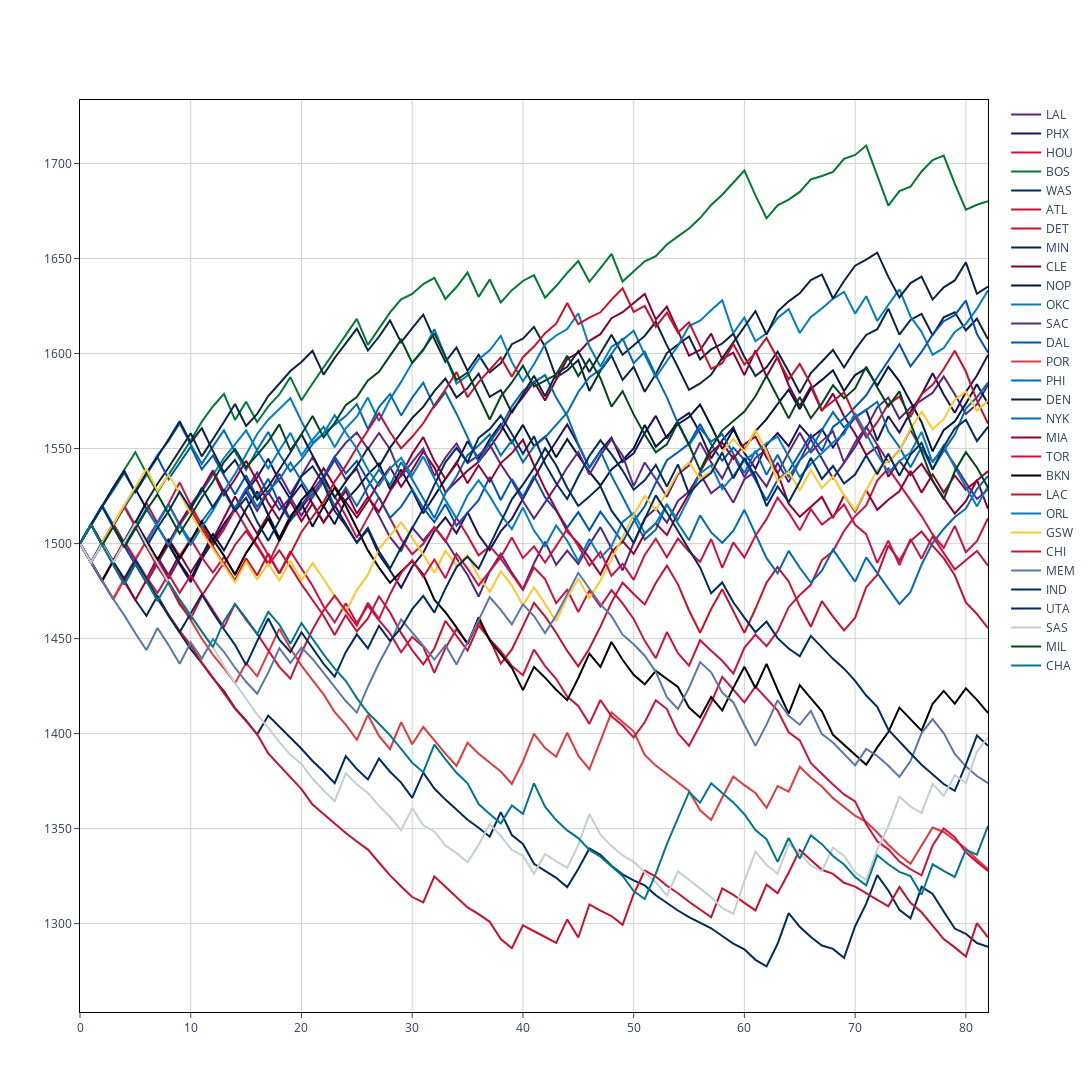

Notebook source saved alongside this figure:
### Code cell
games = list(range(0, 83))

fig = go.Figure() # ha ha
for team, elo in elo_histories.items():
    fig.add_trace(go.Scatter(x=games, y=elo,
                             mode='lines',
                             name=TEAM_ABBRS[team],
                             line=dict(color=TEAM_COLORS[team])))
    

fig.update_layout(
    autosize=False,
    width=2000,
    height=1200,
    plot_bgcolor='white'
)

fig.update_xaxes(
    mirror=True,
    ticks='outside',
    showline=True,
    linecolor='black',
    gridcolor='lightgrey'
)
fig.update_yaxes(
    mirror=True,
    ticks='outside',
    showline=True,
    linecolor='black',
    gridcolor='lightgrey'
)

fig.show()
